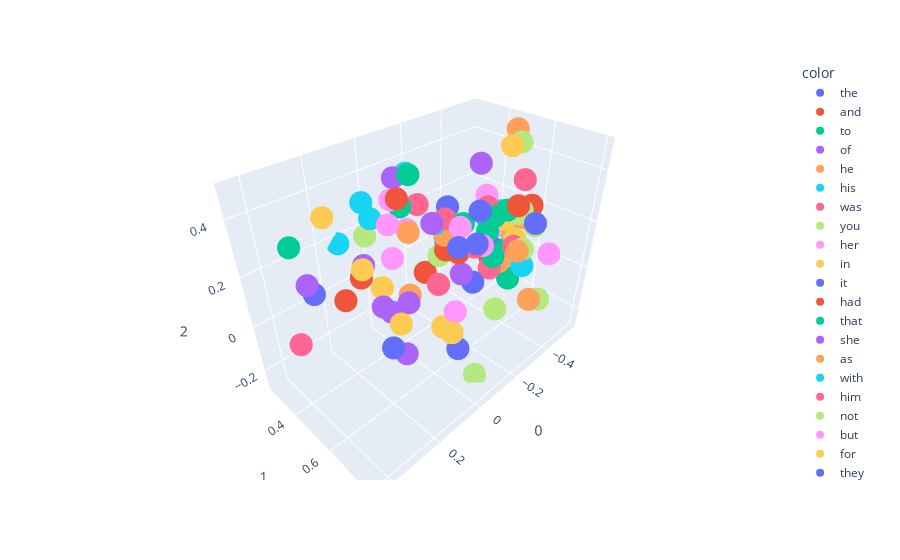

The notebook cell this image was saved under:
### Code cell
fig = px.scatter_3d(X[:100], x=0, y=1, z=2, color=y[:100])
fig.show()

### Figure 1 — Plotly figure (JSON) as saved in the notebook; plotly's stock layout.template omitted (floating-point values rounded to 4 significant figures)
{"data": [{"hovertemplate": "color=the<br>0=%{x}<br>1=%{y}<br>2=%{z}<extra></extra>", "legendgroup": "the", "marker": {"color": "#636efa", "symbol": "circle"}, "mode": "markers", "name": "the", "scene": "scene", "showlegend": true, "type": "scatter3d", "x": [0.1661], "y": [0.574], "z": [-0.06837]}, {"hovertemplate": "color=and<br>0=%{x}<br>1=%{y}<br>2=%{z}<extra></extra>", "legendgroup": "and", "marker": {"color": "#EF553B", "symbol": "circle"}, "mode": "markers", "name": "and", "scene": "scene", "showlegend": true, "type": "scatter3d", "x": [0.1759], "y": [0.3395], "z": [0.003412]}, {"hovertemplate": "color=to<br>0=%{x}<br>1=%{y}<br>2=%{z}<extra></extra>", "legendgroup": "to", "marker": {"color": "#00cc96", "symbol": "circle"}, "mode": "markers", "name": "to", "scene": "scene", "showlegend": true, "type": "scatter3d", "x": [-0.276], "y": [0.5844], "z": [0.1965]}, {"hovertemplate": "color=of<br>0=%{x}<br>1=%{y}<br>2=%{z}<extra></extra>", "legendgroup": "of", "marker": {"color": "#ab63fa", "symbol": "circle"}, "mode": "markers", "name": "of", "scene": "scene", "showlegend": true, "type": "scatter3d", "x": [-0.002214], "y": [0.3682], "z": [-0.1371]}, {"hovertemplate": "color=he<br>0=%{x}<br>1=%{y}<br>2=%{z}<extra></extra>", "legendgroup": "he", "marker": {"color": "#FFA15A", "symbol": "circle"}, "mode": "markers", "name": "he", "scene": "scene", "showlegend": true, "type": "scatter3d", "x": [-0.1079], "y": [0.5378], "z": [0.2318]}, {"hovertemplate": "color=his<br>0=%{x}<br>1=%{y}<br>2=%{z}<extra></extra>", "legendgroup": "his", "marker": {"color": "#19d3f3", "symbol": "circle"}, "mode": "markers", "name": "his", "scene": "scene", "showlegend": true, "type": "scatter3d", "x": [0.04444], "y": [0.2979], "z": [0.3205]}, {"hovertemplate": "color=was<br>0=%{x}<br>1=%{y}<br>2=%{z}<extra></extra>", "legendgroup": "was", "marker": {"color": "#FF6692", "symbol": "circle"}, "mode": "markers", "name": "was", "scene": "scene", "showlegend": true, "type": "scatter3d", "x": [-0.0972], "y": [0.4191], "z": [0.3055]}, {"hovertemplate": "color=you<br>0=%{x}<br>1=%{y}<br>2=%{z}<extra></extra>", "legendgroup": "you", "marker": {"color": "#B6E880", "symbol": "circle"}, "mode": "markers", "name": "you", "scene": "scene", "showlegend": true, "type": "scatter3d", "x": [-0.5148], "y": [0.6208], "z": [0.1349]}, {"hovertemplate": "color=her<br>0=%{x}<br>1=%{y}<br>2=%{z}<extra></extra>", "legendgroup": "her", "marker": {"color": "#FF97FF", "symbol": "circle"}, "mode": "markers", "name": "her", "scene": "scene", "showlegend": true, "type": "scatter3d", "x": [0.0006194], "y": [0.3961], "z": [0.3501]}, {"hovertemplate": "color=in<br>0=%{x}<br>1=%{y}<br>2=%{z}<extra></extra>", "legendgroup": "in", "marker": {"color": "#FECB52", "symbol": "circle"}, "mode": "markers", "name": "in", "scene": "scene", "showlegend": true, "type": "scatter3d", "x": [0.08909], "y": [0.4383], "z": [0.06602]}, {"hovertemplate": "color=it<br>0=%{x}<br>1=%{y}<br>2=%{z}<extra></extra>", "legendgroup": "it", "marker": {"color": "#636efa", "symbol": "circle"}, "mode": "markers", "name": "it", "scene": "scene", "showlegend": true, "type": "scatter3d", "x": [-0.08293], "y": [0.6236], "z": [0.234]}, {"hovertemplate": "color=had<br>0=%{x}<br>1=%{y}<br>2=%{z}<extra></extra>", "legendgroup": "had", "marker": {"color": "#EF553B", "symbol": "circle"}, "mode": "markers", "name": "had", "scene": "scene", "showlegend": true, "type": "scatter3d", "x": [-0.1292], "y": [0.5235], "z": [0.1577]}, {"hovertemplate": "color=that<br>0=%{x}<br>1=%{y}<br>2=%{z}<extra></extra>", "legendgroup": "that", "marker": {"color": "#00cc96", "symbol": "circle"}, "mode": "markers", "name": "that", "scene": "scene", "showlegend": true, "type": "scatter3d", "x": [-0.303], "y": [0.5955], "z": [0.08305]}, {"hovertemplate": "color=she<br>0=%{x}<br>1=%{y}<br>2=%{z}<extra></extra>", "legendgroup": "she", "marker": {"color": "#ab63fa", "symbol": "circle"}, "mode": "markers", "name": "she", "scene": "scene", "showlegend": true, "type": "scatter3d", "x": [-0.08043], "y": [0.5059], "z": [0.2753]}, {"hovertemplate": "color=as<br>0=%{x}<br>1=%{y}<br>2=%{z}<extra></extra>", "legendgroup": "as", "marker": {"color": "#FFA15A", "symbol": "circle"}, "mode": "markers", "name": "as", "scene": "scene", "showlegend": true, "type": "scatter3d", "x": [-0.01281], "y": [0.4637], "z": [0.2517]}, {"hovertemplate": "color=with<br>0=%{x}<br>1=%{y}<br>2=%{z}<extra></extra>", "legendgroup": "with", "marker": {"color": "#19d3f3", "symbol": "circle"}, "mode": "markers", "name": "with", "scene": "scene", "showlegend": true, "type": "scatter3d", "x": [0.1241], "y": [0.2527], "z": [0.1747]}, {"hovertemplate": "color=him<br>0=%{x}<br>1=%{y}<br>2=%{z}<extra></extra>", "legendgroup": "him", "marker": {"color": "#FF6692", "symbol": "circle"}, "mode": "markers", "name": "him", "scene": "scene", "showlegend": true, "type": "scatter3d", "x": [-0.1215], "y": [0.5255], "z": [0.2832]}, {"hovertemplate": "color=not<br>0=%{x}<br>1=%{y}<br>2=%{z}<extra></extra>", "legendgroup": "not", "marker": {"color": "#B6E880", "symbol": "circle"}, "mode": "markers", "name": "not", "scene": "scene", "showlegend": true, "type": "scatter3d", "x": [-0.458], "y": [0.5801], "z": [0.1929]}, {"hovertemplate": "color=but<br>0=%{x}<br>1=%{y}<br>2=%{z}<extra></extra>", "legendgroup": "but", "marker": {"color": "#FF97FF", "symbol": "circle"}, "mode": "markers", "name": "but", "scene": "scene", "showlegend": true, "type": "scatter3d", "x": [-0.2212], "y": [0.6096], "z": [0.1725]}, {"hovertemplate": "color=for<br>0=%{x}<br>1=%{y}<br>2=%{z}<extra></extra>", "legendgroup": "for", "marker": {"color": "#FECB52", "symbol": "circle"}, "mode": "markers", "name": "for", "scene": "scene", "showlegend": true, "type": "scatter3d", "x": [-0.4183], "y": [0.549], "z": [0.1713]}, {"hovertemplate": "color=they<br>0=%{x}<br>1=%{y}<br>2=%{z}<extra></extra>", "legendgroup": "they", "marker": {"color": "#636efa", "symbol": "circle"}, "mode": "markers", "name": "they", "scene": "scene", "showlegend": true, "type": "scatter3d", "x": [-0.01346], "y": [0.6979], "z": [-0.1098]}, {"hovertemplate": "color=is<br>0=%{x}<br>1=%{y}<br>2=%{z}<extra></extra>", "legendgroup": "is", "marker": {"color": "#EF553B", "symbol": "circle"}, "mode": "markers", "name": "is", "scene": "scene", "showlegend": true, "type": "scatter3d", "x": [-0.5656], "y": [0.5031], "z": [0.1476]}, {"hovertemplate": "color=at<br>0=%{x}<br>1=%{y}<br>2=%{z}<extra></extra>", "legendgroup": "at", "marker": {"color": "#00cc96", "symbol": "circle"}, "mode": "markers", "name": "at", "scene": "scene", "showlegend": true, "type": "scatter3d", "x": [-0.04251], "y": [0.3928], "z": [0.3075]}, {"hovertemplate": "color=on<br>0=%{x}<br>1=%{y}<br>2=%{z}<extra></extra>", "legendgroup": "on", "marker": {"color": "#ab63fa", "symbol": "circle"}, "mode": "markers", "name": "on", "scene": "scene", "showlegend": true, "type": "scatter3d", "x": [0.1815], "y": [0.4718], "z": [0.2197]}, {"hovertemplate": "color=said<br>0=%{x}<br>1=%{y}<br>2=%{z}<extra></extra>", "legendgroup": "said", "marker": {"color": "#FFA15A", "symbol": "circle"}, "mode": "markers", "name": "said", "scene": "scene", "showlegend": true, "type": "scatter3d", "x": [-0.5416], "y": [0.4829], "z": [0.4689]}, {"hovertemplate": "color=my<br>0=%{x}<br>1=%{y}<br>2=%{z}<extra></extra>", "legendgroup": "my", "marker": {"color": "#19d3f3", "symbol": "circle"}, "mode": "markers", "name": "my", "scene": "scene", "showlegend": true, "type": "scatter3d", "x": [-0.469], "y": [0.4972], "z": [0.1695]}, {"hovertemplate": "color=have<br>0=%{x}<br>1=%{y}<br>2=%{z}<extra></extra>", "legendgroup": "have", "marker": {"color": "#FF6692", "symbol": "circle"}, "mode": "markers", "name": "have", "scene": "scene", "showlegend": true, "type": "scatter3d", "x": [-0.3852], "y": [0.6243], "z": [0.1023]}, {"hovertemplate": "color=be<br>0=%{x}<br>1=%{y}<br>2=%{z}<extra></extra>", "legendgroup": "be", "marker": {"color": "#B6E880", "symbol": "circle"}, "mode": "markers", "name": "be", "scene": "scene", "showlegend": true, "type": "scatter3d", "x": [-0.3873], "y": [0.6623], "z": [0.1074]}, {"hovertemplate": "color=lord<br>0=%{x}<br>1=%{y}<br>2=%{z}<extra></extra>", "legendgroup": "lord", "marker": {"color": "#FF97FF", "symbol": "circle"}, "mode": "markers", "name": "lord", "scene": "scene", "showlegend": true, "type": "scatter3d", "x": [-0.4733], "y": [0.447], "z": [0.06113]}, {"hovertemplate": "color=them<br>0=%{x}<br>1=%{y}<br>2=%{z}<extra></extra>", "legendgroup": "them", "marker": {"color": "#FECB52", "symbol": "circle"}, "mode": "markers", "name": "them", "scene": "scene", "showlegend": true, "type": "scatter3d", "x": [0.006381], "y": [0.687], "z": [-0.03139]}, {"hovertemplate": "color=no<br>0=%{x}<br>1=%{y}<br>2=%{z}<extra></extra>", "legendgroup": "no", "marker": {"color": "#636efa", "symbol": "circle"}, "mode": "markers", "name": "no", "scene": "scene", "showlegend": true, "type": "scatter3d", "x": [-0.3723], "y": [0.544], "z": [0.06203]}, {"hovertemplate": "color=from<br>0=%{x}<br>1=%{y}<br>2=%{z}<extra></extra>", "legendgroup": "from", "marker": {"color": "#EF553B", "symbol": "circle"}, "mode": "markers", "name": "from", "scene": "scene", "showlegend": true, "type": "scatter3d", "x": [0.1817], "y": [0.4538], "z": [0.1625]}, {"hovertemplate": "color=would<br>0=%{x}<br>1=%{y}<br>2=%{z}<extra></extra>", "legendgroup": "would", "marker": {"color": "#00cc96", "symbol": "circle"}, "mode": "markers", "name": "would", "scene": "scene", "showlegend": true, "type": "scatter3d", "x": [-0.3974], "y": [0.574], "z": [0.229]}, {"hovertemplate": "color=were<br>0=%{x}<br>1=%{y}<br>2=%{z}<extra></extra>", "legendgroup": "were", "marker": {"color": "#ab63fa", "symbol": "circle"}, "mode": "markers", "name": "were", "scene": "scene", "showlegend": true, "type": "scatter3d", "x": [0.03973], "y": [0.5152], "z": [0.01638]}, {"hovertemplate": "color=me<br>0=%{x}<br>1=%{y}<br>2=%{z}<extra></extra>", "legendgroup": "me", "marker": {"color": "#FFA15A", "symbol": "circle"}, "mode": "markers", "name": "me", "scene": "scene", "showlegend": true, "type": "scatter3d", "x": [-0.4844], "y": [0.5874], "z": [0.1687]}, {"hovertemplate": "color=your<br>0=%{x}<br>1=%{y}<br>2=%{z}<extra></extra>", "legendgroup": "your", "marker": {"color": "#19d3f3", "symbol": "circle"}, "mode": "markers", "name": "your", "scene": "scene", "showlegend": true, "type": "scatter3d", "x": [-0.4443], "y": [0.4961], "z": [0.1614]}, {"hovertemplate": "color=one<br>0=%{x}<br>1=%{y}<br>2=%{z}<extra></extra>", "legendgroup": "one", "marker": {"color": "#FF6692", "symbol": "circle"}, "mode": "markers", "name": "one", "scene": "scene", "showlegend": true, "type": "scatter3d", "x": [-0.02215], "y": [0.5949], "z": [0.1043]}, {"hovertemplate": "color=all<br>0=%{x}<br>1=%{y}<br>2=%{z}<extra></extra>", "legendgroup": "all", "marker": {"color": "#B6E880", "symbol": "circle"}, "mode": "markers", "name": "all", "scene": "scene", "showlegend": true, "type": "scatter3d", "x": [-0.2091], "y": [0.6942], "z": [-0.05143]}, {"hovertemplate": "color=when<br>0=%{x}<br>1=%{y}<br>2=%{z}<extra></extra>", "legendgroup": "when", "marker": {"color": "#FF97FF", "symbol": "circle"}, "mode": "markers", "name": "when", "scene": "scene", "showlegend": true, "type": "scatter3d", "x": [-0.1344], "y": [0.5824], "z": [0.2699]}, {"hovertemplate": "color=will<br>0=%{x}<br>1=%{y}<br>2=%{z}<extra></extra>", "legendgroup": "will", "marker": {"color": "#FECB52", "symbol": "circle"}, "mode": "markers", "name": "will", "scene": "scene", "showlegend": true, "type": "scatter3d", "x": [-0.4846], "y": [0.5552], "z": [0.176]}, {"hovertemplate": "color=ser<br>0=%{x}<br>1=%{y}<br>2=%{z}<extra></extra>", "legendgroup": "ser", "marker": {"color": "#636efa", "symbol": "circle"}, "mode": "markers", "name": "ser", "scene": "scene", "showlegend": true, "type": "scatter3d", "x": [-0.3889], "y": [0.2848], "z": [0.136]}, {"hovertemplate": "color=if<br>0=%{x}<br>1=%{y}<br>2=%{z}<extra></extra>", "legendgroup": "if", "marker": {"color": "#EF553B", "symbol": "circle"}, "mode": "markers", "name": "if", "scene": "scene", "showlegend": true, "type": "scatter3d", "x": [-0.3878], "y": [0.6249], "z": [0.269]}, {"hovertemplate": "color=so<br>0=%{x}<br>1=%{y}<br>2=%{z}<extra></extra>", "legendgroup": "so", "marker": {"color": "#00cc96", "symbol": "circle"}, "mode": "markers", "name": "so", "scene": "scene", "showlegend": true, "type": "scatter3d", "x": [-0.1575], "y": [0.5747], "z": [0.2714]}, {"hovertemplate": "color=their<br>0=%{x}<br>1=%{y}<br>2=%{z}<extra></extra>", "legendgroup": "their", "marker": {"color": "#ab63fa", "symbol": "circle"}, "mode": "markers", "name": "their", "scene": "scene", "showlegend": true, "type": "scatter3d", "x": [0.06986], "y": [0.5292], "z": [-0.1935]}, {"hovertemplate": "color=we<br>0=%{x}<br>1=%{y}<br>2=%{z}<extra></extra>", "legendgroup": "we", "marker": {"color": "#FFA15A", "symbol": "circle"}, "mode": "markers", "name": "we", "scene": "scene", "showlegend": true, "type": "scatter3d", "x": [-0.346], "y": [0.7416], "z": [-0.05858]}, {"hovertemplate": "color=could<br>0=%{x}<br>1=%{y}<br>2=%{z}<extra></extra>", "legendgroup": "could", "marker": {"color": "#19d3f3", "symbol": "circle"}, "mode": "markers", "name": "could", "scene": "scene", "showlegend": true, "type": "scatter3d", "x": [-0.09311], "y": [0.5088], "z": [0.2706]}, {"hovertemplate": "color=are<br>0=%{x}<br>1=%{y}<br>2=%{z}<extra></extra>", "legendgroup": "are", "marker": {"color": "#FF6692", "symbol": "circle"}, "mode": "markers", "name": "are", "scene": "scene", "showlegend": true, "type": "scatter3d", "x": [-0.4036], "y": [0.5342], "z": [-0.0108]}, {"hovertemplate": "color=man<br>0=%{x}<br>1=%{y}<br>2=%{z}<extra></extra>", "legendgroup": "man", "marker": {"color": "#B6E880", "symbol": "circle"}, "mode": "markers", "name": "man", "scene": "scene", "showlegend": true, "type": "scatter3d", "x": [-0.1203], "y": [0.5004], "z": [0.1275]}, {"hovertemplate": "color=there<br>0=%{x}<br>1=%{y}<br>2=%{z}<extra></extra>", "legendgroup": "there", "marker": {"color": "#FF97FF", "symbol": "circle"}, "mode": "markers", "name": "there", "scene": "scene", "showlegend": true, "type": "scatter3d", "x": [-0.07339], "y": [0.6267], "z": [-0.02401]}, {"hovertemplate": "color=this<br>0=%{x}<br>1=%{y}<br>2=%{z}<extra></extra>", "legendgroup": "this", "marker": {"color": "#FECB52", "symbol": "circle"}, "mode": "markers", "name": "this", "scene": "scene", "showlegend": true, "type": "scatter3d", "x": [-0.4154], "y": [0.6058], "z": [0.1125]}, {"hovertemplate": "color=up<br>0=%{x}<br>1=%{y}<br>2=%{z}<extra></extra>", "legendgroup": "up", "marker": {"color": "#636efa", "symbol": "circle"}, "mode": "markers", "name": "up", "scene": "scene", "showlegend": true, "type": "scatter3d", "x": [0.4062], "y": [0.5518], "z": [0.2748]}, {"hovertemplate": "color=been<br>0=%{x}<br>1=%{y}<br>2=%{z}<extra></extra>", "legendgroup": "been", "marker": {"color": "#EF553B", "symbol": "circle"}, "mode": "markers", "name": "been", "scene": "scene", "showlegend": true, "type": "scatter3d", "x": [-0.1724], "y": [0.5431], "z": [0.1354]}, {"hovertemplate": "color=what<br>0=%{x}<br>1=%{y}<br>2=%{z}<extra></extra>", "legendgroup": "what", "marker": {"color": "#00cc96", "symbol": "circle"}, "mode": "markers", "name": "what", "scene": "scene", "showlegend": true, "type": "scatter3d", "x": [-0.3769], "y": [0.5948], "z": [0.07988]}, {"hovertemplate": "color=did<br>0=%{x}<br>1=%{y}<br>2=%{z}<extra></extra>", "legendgroup": "did", "marker": {"color": "#ab63fa", "symbol": "circle"}, "mode": "markers", "name": "did", "scene": "scene", "showlegend": true, "type": "scatter3d", "x": [-0.3661], "y": [0.4651], "z": [0.385]}, {"hovertemplate": "color=by<br>0=%{x}<br>1=%{y}<br>2=%{z}<extra></extra>", "legendgroup": "by", "marker": {"color": "#FFA15A", "symbol": "circle"}, "mode": "markers", "name": "by", "scene": "scene", "showlegend": true, "type": "scatter3d", "x": [-0.01512], "y": [0.461], "z": [-0.009999]}, {"hovertemplate": "color=king<br>0=%{x}<br>1=%{y}<br>2=%{z}<extra></extra>", "legendgroup": "king", "marker": {"color": "#19d3f3", "symbol": "circle"}, "mode": "markers", "name": "king", "scene": "scene", "showlegend": true, "type": "scatter3d", "x": [-0.3954], "y": [0.6634], "z": [0.0303]}, {"hovertemplate": "color=do<br>0=%{x}<br>1=%{y}<br>2=%{z}<extra></extra>", "legendgroup": "do", "marker": {"color": "#FF6692", "symbol": "circle"}, "mode": "markers", "name": "do", "scene": "scene", "showlegend": true, "type": "scatter3d", "x": [-0.5483], "y": [0.533], "z": [0.2845]}, {"hovertemplate": "color=men<br>0=%{x}<br>1=%{y}<br>2=%{z}<extra></extra>", "legendgroup": "men", "marker": {"color": "#B6E880", "symbol": "circle"}, "mode": "markers", "name": "men", "scene": "scene", "showlegend": true, "type": "scatter3d", "x": [-0.08413], "y": [0.721], "z": [-0.2708]}, {"hovertemplate": "color=back<br>0=%{x}<br>1=%{y}<br>2=%{z}<extra></extra>", "legendgroup": "back", "marker": {"color": "#FF97FF", "symbol": "circle"}, "mode": "markers", "name": "back", "scene": "scene", "showlegend": true, "type": "scatter3d", "x": [0.203], "y": [0.6255], "z": [0.4354]}, {"hovertemplate": "color=out<br>0=%{x}<br>1=%{y}<br>2=%{z}<extra></extra>", "legendgroup": "out", "marker": {"color": "#FECB52", "symbol": "circle"}, "mode": "markers", "name": "out", "scene": "scene", "showlegend": true, "type": "scatter3d", "x": [0.2589], "y": [0.573], "z": [0.2927]}, {"hovertemplate": "color=more<br>0=%{x}<br>1=%{y}<br>2=%{z}<extra></extra>", "legendgroup": "more", "marker": {"color": "#636efa", "symbol": "circle"}, "mode": "markers", "name": "more", "scene": "scene", "showlegend": true, "type": "scatter3d", "x": [-0.2167], "y": [0.5795], "z": [0.003243]}, {"hovertemplate": "color=or<br>0=%{x}<br>1=%{y}<br>2=%{z}<extra></extra>", "legendgroup": "or", "marker": {"color": "#EF553B", "symbol": "circle"}, "mode": "markers", "name": "or", "scene": "scene", "showlegend": true, "type": "scatter3d", "x": [-0.3253], "y": [0.5658], "z": [0.05499]}, {"hovertemplate": "color=who<br>0=%{x}<br>1=%{y}<br>2=%{z}<extra></extra>", "legendgroup": "who", "marker": {"color": "#00cc96", "symbol": "circle"}, "mode": "markers", "name": "who", "scene": "scene", "showlegend": true, "type": "scatter3d", "x": [-0.4381], "y": [0.5763], "z": [-0.0939]}, {"hovertemplate": "color=down<br>0=%{x}<br>1=%{y}<br>2=%{z}<extra></extra>", "legendgroup": "down", "marker": {"color": "#ab63fa", "symbol": "circle"}, "mode": "markers", "name": "down", "scene": "scene", "showlegend": true, "type": "scatter3d", "x": [0.4394], "y": [0.5847], "z": [0.34]}, {"hovertemplate": "color=well<br>0=%{x}<br>1=%{y}<br>2=%{z}<extra></extra>", "legendgroup": "well", "marker": {"color": "#FFA15A", "symbol": "circle"}, "mode": "markers", "name": "well", "scene": "scene", "showlegend": true, "type": "scatter3d", "x": [-0.3257], "y": [0.6083], "z": [0.05585]}, {"hovertemplate": "color=than<br>0=%{x}<br>1=%{y}<br>2=%{z}<extra></extra>", "legendgroup": "than", "marker": {"color": "#19d3f3", "symbol": "circle"}, "mode": "markers", "name": "than", "scene": "scene", "showlegend": true, "type": "scatter3d", "x": [-0.1926], "y": [0.4626], "z": [0.1358]}, {"hovertemplate": "color=only<br>0=%{x}<br>1=%{y}<br>2=%{z}<extra></extra>", "legendgroup": "only", "marker": {"color": "#FF6692", "symbol": "circle"}, "mode": "markers", "name": "only", "scene": "scene", "showlegend": true, "type": "scatter3d", "x": [-0.2888], "y": [0.5944], "z": [0.03778]}, {"hovertemplate": "color=like<br>0=%{x}<br>1=%{y}<br>2=%{z}<extra></extra>", "legendgroup": "like", "marker": {"color": "#B6E880", "symbol": "circle"}, "mode": "markers", "name": "like", "scene": "scene", "showlegend": true, "type": "scatter3d", "x": [0.09028], "y": [0.3651], "z": [0.2395]}, {"hovertemplate": "color=jon<br>0=%{x}<br>1=%{y}<br>2=%{z}<extra></extra>", "legendgroup": "jon", "marker": {"color": "#FF97FF", "symbol": "circle"}, "mode": "markers", "name": "jon", "scene": "scene", "showlegend": true, "type": "scatter3d", "x": [-0.05915], "y": [0.4045], "z": [0.2192]}, {"hovertemplate": "color=some<br>0=%{x}<br>1=%{y}<br>2=%{z}<extra></extra>", "legendgroup": "some", "marker": {"color": "#FECB52", "symbol": "circle"}, "mode": "markers", "name": "some", "scene": "scene", "showlegend": true, "type": "scatter3d", "x": [-0.1139], "y": [0.5297], "z": [-0.1795]}, {"hovertemplate": "color=father<br>0=%{x}<br>1=%{y}<br>2=%{z}<extra></extra>", "legendgroup": "father", "marker": {"color": "#636efa", "symbol": "circle"}, "mode": "markers", "name": "father", "scene": "scene", "showlegend": true, "type": "scatter3d", "x": [-0.4791], "y": [0.6454], "z": [0.1692]}, {"hovertemplate": "color=old<br>0=%{x}<br>1=%{y}<br>2=%{z}<extra></extra>", "legendgroup": "old", "marker": {"color": "#EF553B", "symbol": "circle"}, "mode": "markers", "name": "old", "scene": "scene", "showlegend": true, "type": "scatter3d", "x": [-0.1465], "y": [0.4033], "z": [-0.006005]}, {"hovertemplate": "color=hand<br>0=%{x}<br>1=%{y}<br>2=%{z}<extra></extra>", "legendgroup": "hand", "marker": {"color": "#00cc96", "symbol": "circle"}, "mode": "markers", "name": "hand", "scene": "scene", "showlegend": true, "type": "scatter3d", "x": [0.02683], "y": [0.5155], "z": [0.4849]}, {"hovertemplate": "color=even<br>0=%{x}<br>1=%{y}<br>2=%{z}<extra></extra>", "legendgroup": "even", "marker": {"color": "#ab63fa", "symbol": "circle"}, "mode": "markers", "name": "even", "scene": "scene", "showlegend": true, "type": "scatter3d", "x": [-0.1738], "y": [0.5602], "z": [0.05256]}, {"hovertemplate": "color=too<br>0=%{x}<br>1=%{y}<br>2=%{z}<extra></extra>", "legendgroup": "too", "marker": {"color": "#FFA15A", "symbol": "circle"}, "mode": "markers", "name": "too", "scene": "scene", "showlegend": true, "type": "scatter3d", "x": [-0.2204], "y": [0.4697], "z": [0.1976]}, {"hovertemplate": "color=tyrion<br>0=%{x}<br>1=%{y}<br>2=%{z}<extra></extra>", "legendgroup": "tyrion", "marker": {"color": "#19d3f3", "symbol": "circle"}, "mode": "markers", "name": "tyrion", "scene": "scene", "showlegend": true, "type": "scatter3d", "x": [-0.163], "y": [0.2896], "z": [0.3563]}, {"hovertemplate": "color=before<br>0=%{x}<br>1=%{y}<br>2=%{z}<extra></extra>", "legendgroup": "before", "marker": {"color": "#FF6692", "symbol": "circle"}, "mode": "markers", "name": "before", "scene": "scene", "showlegend": true, "type": "scatter3d", "x": [-0.1206], "y": [0.6576], "z": [0.2338]}, {"hovertemplate": "color=never<br>0=%{x}<br>1=%{y}<br>2=%{z}<extra></extra>", "legendgroup": "never", "marker": {"color": "#B6E880", "symbol": "circle"}, "mode": "markers", "name": "never", "scene": "scene", "showlegend": true, "type": "scatter3d", "x": [-0.4876], "y": [0.5757], "z": [0.1934]}, {"hovertemplate": "color=an<br>0=%{x}<br>1=%{y}<br>2=%{z}<extra></extra>", "legendgroup": "an", "marker": {"color": "#FF97FF", "symbol": "circle"}, "mode": "markers", "name": "an", "scene": "scene", "showlegend": true, "type": "scatter3d", "x": [-0.03248], "y": [0.3521], "z": [0.08679]}, {"hovertemplate": "color=off<br>0=%{x}<br>1=%{y}<br>2=%{z}<extra></extra>", "legendgroup": "off", "marker": {"color": "#FECB52", "symbol": "circle"}, "mode": "markers", "name": "off", "scene": "scene", "showlegend": true, "type": "scatter3d", "x": [0.2812], "y": [0.4362], "z": [0.4124]}, {"hovertemplate": "color=see<br>0=%{x}<br>1=%{y}<br>2=%{z}<extra></extra>", "legendgroup": "see", "marker": {"color": "#636efa", "symbol": "circle"}, "mode": "markers", "name": "see", "scene": "scene", "showlegend": true, "type": "scatter3d", "x": [-0.1474], "y": [0.6502], "z": [0.3506]}, {"hovertemplate": "color=know<br>0=%{x}<br>1=%{y}<br>2=%{z}<extra></extra>", "legendgroup": "know", "marker": {"color": "#EF553B", "symbol": "circle"}, "mode": "markers", "name": "know", "scene": "scene", "showlegend": true, "type": "scatter3d", "x": [-0.5554], "y": [0.5721], "z": [0.1886]}, {"hovertemplate": "color=into<br>0=%{x}<br>1=%{y}<br>2=%{z}<extra></extra>", "legendgroup": "into", "marker": {"color": "#00cc96", "symbol": "circle"}, "mode": "markers", "name": "into", "scene": "scene", "showlegend": true, "type": "scatter3d", "x": [0.3901], "y": [0.4249], "z": [0.3577]}, {"hovertemplate": "color=made<br>0=%{x}<br>1=%{y}<br>2=%{z}<extra></extra>", "legendgroup": "made", "marker": {"color": "#ab63fa", "symbol": "circle"}, "mode": "markers", "name": "made", "scene": "scene", "showlegend": true, "type": "scatter3d", "x": [-0.03597], "y": [0.3706], "z": [0.4071]}, {"hovertemplate": "color=now<br>0=%{x}<br>1=%{y}<br>2=%{z}<extra></extra>", "legendgroup": "now", "marker": {"color": "#FFA15A", "symbol": "circle"}, "mode": "markers", "name": "now", "scene": "scene", "showlegend": true, "type": "scatter3d", "x": [-0.317], "y": [0.6882], "z": [0.1422]}, {"hovertemplate": "color=eyes<br>0=%{x}<br>1=%{y}<br>2=%{z}<extra></extra>", "legendgroup": "eyes", "marker": {"color": "#19d3f3", "symbol": "circle"}, "mode": "markers", "name": "eyes", "scene": "scene", "showlegend": true, "type": "scatter3d", "x": [0.1575], "y": [0.49], "z": [0.3813]}, {"hovertemplate": "color=black<br>0=%{x}<br>1=%{y}<br>2=%{z}<extra></extra>", "legendgroup": "black", "marker": {"color": "#FF6692", "symbol": "circle"}, "mode": "markers", "name": "black", "scene": "scene", "showlegend": true, "type": "scatter3d", "x": [0.3882], "y": [0.3768], "z": [-0.0371]}, {"hovertemplate": "color=told<br>0=%{x}<br>1=%{y}<br>2=%{z}<extra></extra>", "legendgroup": "told", "marker": {"color": "#B6E880", "symbol": "circle"}, "mode": "markers", "name": "told", "scene": "scene", "showlegend": true, "type": "scatter3d", "x": [-0.4597], "y": [0.5623], "z": [0.4632]}, {"hovertemplate": "color=lady<br>0=%{x}<br>1=%{y}<br>2=%{z}<extra></extra>", "legendgroup": "lady", "marker": {"color": "#FF97FF", "symbol": "circle"}, "mode": "markers", "name": "lady", "scene": "scene", "showlegend": true, "type": "scatter3d", "x": [-0.5296], "y": [0.3708], "z": [0.1679]}, {"hovertemplate": "color=thought<br>0=%{x}<br>1=%{y}<br>2=%{z}<extra></extra>", "legendgroup": "thought", "marker": {"color": "#FECB52", "symbol": "circle"}, "mode": "markers", "name": "thought", "scene": "scene", "showlegend": true, "type": "scatter3d", "x": [-0.3573], "y": [0.5978], "z": [0.4883]}, {"hovertemplate": "color=time<br>0=%{x}<br>1=%{y}<br>2=%{z}<extra></extra>", "legendgroup": "time", "marker": {"color": "#636efa", "symbol": "circle"}, "mode": "markers", "name": "time", "scene": "scene", "showlegend": true, "type": "scatter3d", "x": [-0.06894], "y": [0.7101], "z": [0.2923]}, {"hovertemplate": "color=then<br>0=%{x}<br>1=%{y}<br>2=%{z}<extra></extra>", "legendgroup": "then", "marker": {"color": "#EF553B", "symbol": "circle"}, "mode": "markers", "name": "then", "scene": "scene", "showlegend": true, "type": "scatter3d", "x": [0.1092], "y": [0.5562], "z": [0.452]}, {"hovertemplate": "color=how<br>0=%{x}<br>1=%{y}<br>2=%{z}<extra></extra>", "legendgroup": "how", "marker": {"color": "#00cc96", "symbol": "circle"}, "mode": "markers", "name": "how", "scene": "scene", "showlegend": true, "type": "scatter3d", "x": [-0.3784], "y": [0.5328], "z": [0.1938]}, {"hovertemplate": "color=long<br>0=%{x}<br>1=%{y}<br>2=%{z}<extra></extra>", "legendgroup": "long", "marker": {"color": "#ab63fa", "symbol": "circle"}, "mode": "markers", "name": "long", "scene": "scene", "showlegend": true, "type": "scatter3d", "x": [0.1586], "y": [0.5253], "z": [0.07338]}, {"hovertemplate": "color=has<br>0=%{x}<br>1=%{y}<br>2=%{z}<extra></extra>", "legendgroup": "has", "marker": {"color": "#FFA15A", "symbol": "circle"}, "mode": "markers", "name": "has", "scene": "scene", "showlegend": true, "type": "scatter3d", "x": [-0.5325], "y": [0.4888], "z": [0.06244]}, {"hovertemplate": "color=can<br>0=%{x}<br>1=%{y}<br>2=%{z}<extra></extra>", "legendgroup": "can", "marker": {"color": "#19d3f3", "symbol": "circle"}, "mode": "markers", "name": "can", "scene": "scene", "showlegend": true, "type": "scatter3d", "x": [-0.3815], "y": [0.4964], "z": [0.1729]}, {"hovertemplate": "color=might<br>0=%{x}<br>1=%{y}<br>2=%{z}<extra></extra>", "legendgroup": "might", "marker": {"color": "#FF6692", "symbol": "circle"}, "mode": "markers", "name": "might", "scene": "scene", "showlegend": true, "type": "scatter3d", "x": [-0.4204], "y": [0.4652], "z": [0.1922]}, {"hovertemplate": "color=us<br>0=%{x}<br>1=%{y}<br>2=%{z}<extra></extra>", "legendgroup": "us", "marker": {"color": "#B6E880", "symbol": "circle"}, "mode": "markers", "name": "us", "scene": "scene", "showlegend": true, "type": "scatter3d", "x": [-0.4371], "y": [0.7257], "z": [-0.1172]}, {"hovertemplate": "color=come<br>0=%{x}<br>1=%{y}<br>2=%{z}<extra></extra>", "legendgroup": "come", "marker": {"color": "#FF97FF", "symbol": "circle"}, "mode": "markers", "name": "come", "scene": "scene", "showlegend": true, "type": "scatter3d", "x": [-0.3257], "y": [0.8076], "z": [0.1825]}, {"hovertemplate": "color=where<br>0=%{x}<br>1=%{y}<br>2=%{z}<extra></extra>", "legendgroup": "where", "marker": {"color": "#FECB52", "symbol": "circle"}, "mode": "markers", "name": "where", "scene": "scene", "showlegend": true, "type": "scatter3d", "x": [0.1627], "y": [0.6147], "z": [0.05879]}], "layout": {"legend": {"title": {"text": "color"}, "tracegroupgap": 0}, "margin": {"t": 60}, "scene": {"domain": {"x": [0, 1], "y": [0, 1]}, "xaxis": {"title": {"text": "0"}}, "yaxis": {"title": {"text": "1"}}, "zaxis": {"title": {"text": "2"}}}}}
